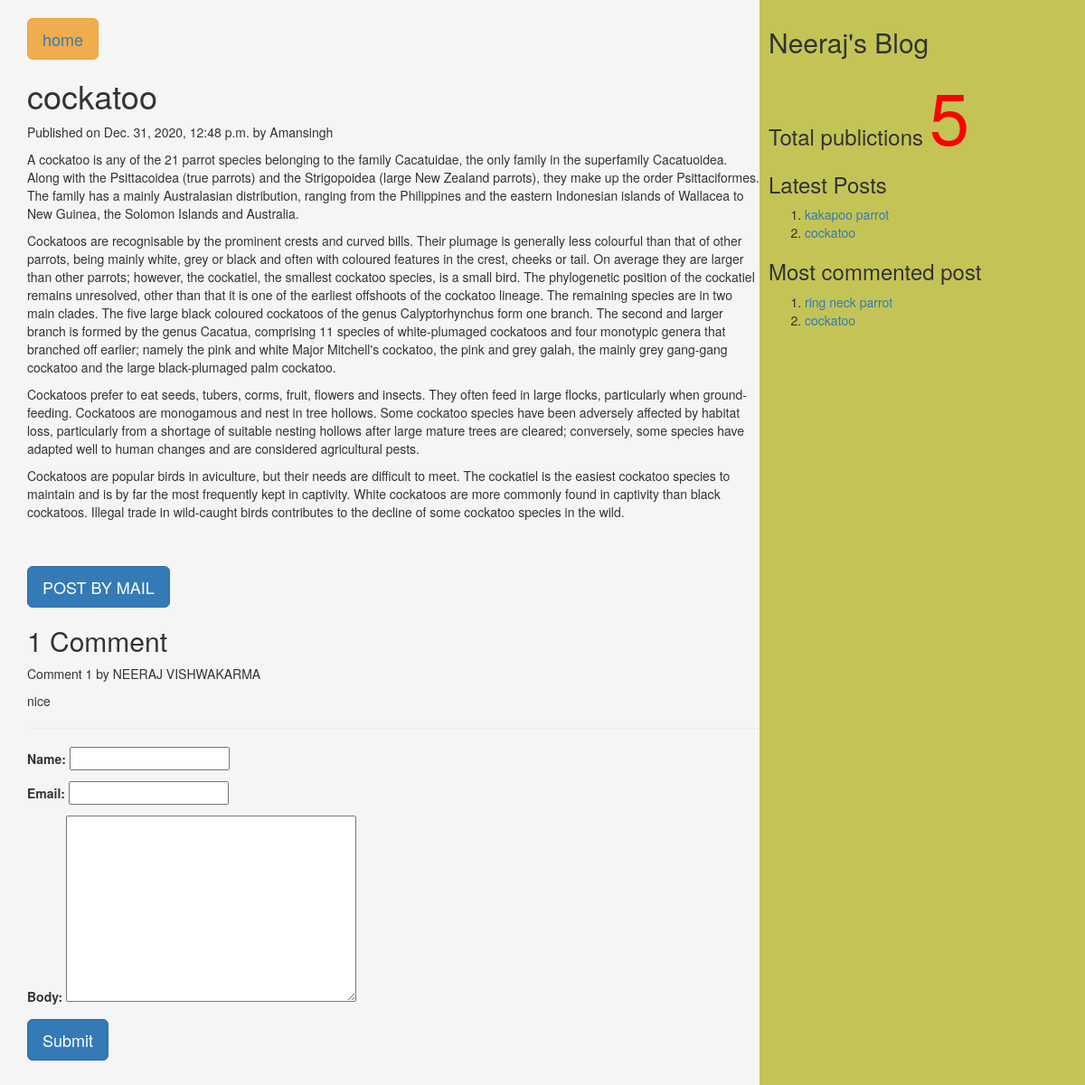
Screenshot of /2020/12/31/cockatoo with the database file from the repository.
### myApp/models.py (models this page shows, shortened)
class Post(models.Model):
          tags=TaggableManager()
          STATUS_CHOICES=(('draft','Draft'),('published','Published'))
          title=models.CharField(max_length=256)
          slug=models.SlugField(max_length=264,unique_for_date='publish')
          author=models.ForeignKey(User,related_name='blog_posts',on_delete= models.CASCADE)
          body=models.TextField()
          publish=models.DateTimeField(default=timezone.now)
          created=models.DateTimeField(auto_now_add=True)
          updated=models.DateTimeField(auto_now=True)
          status= models.CharField(max_length=10,choices=STATUS_CHOICES,default='draft')
          objects=CustomManager()
          class Meta:
                ordering=('-publish',)
          def get_absolute_url(self):
                return reverse('post_detail',args=[self.publish.year,self.publish.strftime('%m'),self.publish.strftime('%d'),self.slug])

class Comment(models.Model):
    post=models.ForeignKey(Post,related_name="comments",on_delete=models.CASCADE)
    name=models.CharField(max_length=50)
    email=models.EmailField()
    body=models.TextField()
    created=models.DateTimeField(auto_now_add=True)
    updated=models.DateTimeField(auto_now=True)
    active=models.BooleanField(default=True)
    class Meta:
        ordering=('created',)

### myApp/views.py (the view, shortened to what this page needs)
# urls.py: url(r'(?P<year>\d{4})/(?P<month>\d{2})/(?P<day>\d{2})/(?P<post>[-\w]+)',views.post_detail_view,name='post_detail'),
def post_detail_view(request,year,month,day,post):
    post=get_object_or_404(Post,slug=post,publish__year=year,publish__month=month,publish__day=day)
    comments=post.comments.filter(active=True)
    csubmit=False
    form=CommentForm()
    d={'post':post,'form':form,'csubmit':csubmit,'comments':comments}
    return render(request,'myApp/post_detail.html',d)

### myApp/forms.py
class CommentForm(forms.ModelForm):
    class Meta:
        model=Comment
        fields=('name','email','body')

### myApp/models.py (called while the page is built)
    def get_queryset(self):
        return super().get_queryset().filter(status='published')

### myApp/templatetags/mytags.py (called while the page is built)
@register.simple_tag
def total_posts():
    return Post.objects.count()

@register.inclusion_tag('myApp/latest_post.html')
def show_latest_posts(count=3):
    latest_posts=Post.objects.order_by('-publish')[:count]
    return {'latest_posts':latest_posts}

@register.simple_tag
def get_most_commented_posts(count=2):
    return Post.objects.annotate(total_comments=Count('comments')).order_by('-total_comments')[:count]

### templates/myApp/post_detail.html (shortened to what this page needs)
<html>
    {%extends 'myApp/parent.html'%}
        {%block content_block%}
        <h2 class="btn btn-lg btn-warning" style="text-align:right"><a href="{%url "home"%}">home</a></h2>
        <h1>{{post.title}}</h1>
        <p>Published on {{post.publish}} by {{post.author|title}}</p>
                    {{post.body|linebreaks}} <br><br>
        <a href="/{{post.id}}/share" class='btn btn-lg btn-primary'>POST BY MAIL</a>
        {%with comments.count as comments_count%}
        <h2>{{comments_count}} Comment{{comments_count|pluralize}}</h2>
        {%endwith%}
        {%if comments%}
         {%for c in comments%}
         <p>Comment {{forloop.counter}} by {{c.name}}</p>
        <div>{{c.body|linebreaks}}</div>
        <hr>
        {%endfor%}
        {%else%}
         <p style="color:blue;font-size:30px;font-style:bold;border-bottom:1px red solid;">There are no comments</p>
        {%endif%}
         {%if csubmit%}
         <h2>Thank you..Your comment has been added successfully!!</h2>
         {%else%}
         <form  method="post">
           {{form.as_p}}
           <input type="submit" class='btn btn-lg btn-primary' value="Submit">
         </form>
         {%endif%}
        {%endblock%}

### templates/myApp/parent.html (shortened to what this page needs)
<html>
{%load mytags%}
    <head>
        <link rel="stylesheet" href="https://maxcdn.bootstrapcdn.com/bootstrap/3.3.7/css/bootstrap.min.css">
    </head>
    <body>
        <div class="content" style="width:70%;float:left;background-color:whitesmoke;height:300%;padding:0 0 0 30px">
              {%block content_block%}
              {%endblock%}
        </div>
        <div class="sidebar" style="width:30%;float:right;background-color:#c4c456;height:300%;padding:10px">
            <h2>Neeraj's Blog</h2>
            <h3>Total publictions
              <span style="color:red;font-size:80px">
              {%total_posts%}</span>
              <h3>Latest Posts</h3>
              {% show_latest_posts 2 %}
              <h3>Most commented post</h3>
              {%get_most_commented_posts as m%}
              <ol>
                {%for post in m%}
                <li><a href="{{post.get_absolute_url}}">{{post.title}}</a></li>
                {%endfor%}
              </ol>
            </h3>
        </div>
    </body>
</html>

### templates/myApp/latest_post.html
<!DOCTYPE html>
<html lang="en" dir="ltr">
  <body>
    <ol>
    {%for post in latest_posts%}
    <li><a href="{{post.get_absolute_url}}">{{post.title}}</a></li>
    {%endfor%}
    </ol>
  </body>
</html>

### rows the page displays
Post: title "cockatoo", publish "Dec. 31, 2020, 12:48 p.m.", author "Amansingh", body "A cockatoo is any of the 21 parrot species belonging to the family Cacatuidae, the only family in the superfamily Cacatuoidea. Along with the Psittacoidea (true parrots) and the Strigopoidea (large New Zealand parrots), they make up the order Psittaciformes. The family has a mainly Australasian distribution, ranging from the Philippines and the eastern Indonesian islands of Wallacea to New Guinea, the Solomon Islands and Australia. Cockatoos are recognisable by the prominent crests and curved bills. Their plumage is generally less colourful than that of other parrots, being mainly white, grey or black and often with coloured features in the crest, cheeks or tail. On average they are larger…"
Comment: name "NEERAJ VISHWAKARMA", body "nice"
Post: title "kakapoo parrot"
Post: title "ring neck parrot"

### other values shown
{{ comments_count }} "1"
